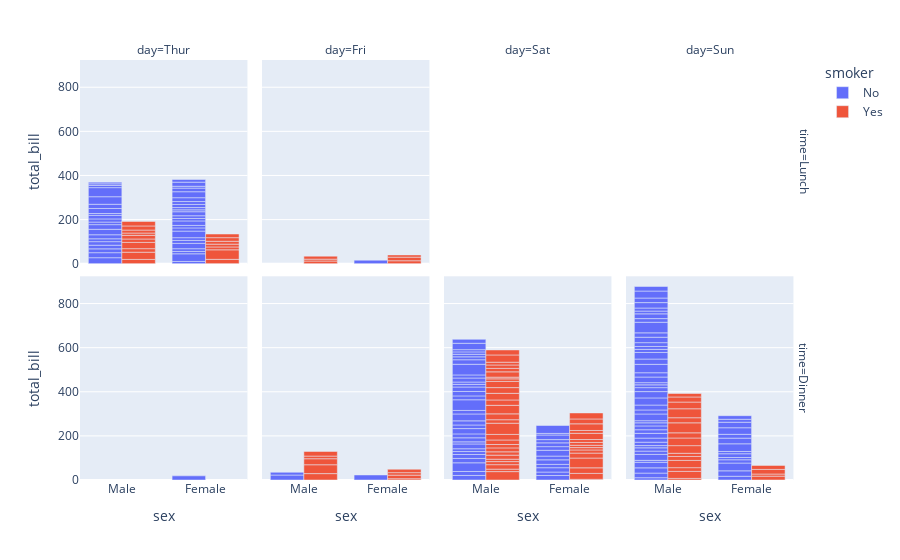

The code cell stored with this chart in its notebook:
### Code cell
import plotly.express as px
df = px.data.tips()
fig = px.bar(df, x="sex", y="total_bill", color="smoker", barmode="group", facet_row="time", facet_col="day",
       category_orders={"day": ["Thur", "Fri", "Sat", "Sun"], "time": ["Lunch", "Dinner"]})
fig.show()

### Figure 1 — Plotly figure (JSON) as saved in the notebook; plotly's stock layout.template omitted (floating-point values rounded to 4 significant figures)
{"data": [{"alignmentgroup": "True", "hovertemplate": "smoker=No<br>time=Lunch<br>day=Thur<br>sex=%{x}<br>total_bill=%{y}<extra></extra>", "legendgroup": "No", "marker": {"color": "#636efa", "pattern": {"shape": ""}}, "name": "No", "offsetgroup": "No", "orientation": "v", "showlegend": true, "textposition": "auto", "type": "bar", "x": ["Male", "Male", "Male", "Male", "Female", "Male", "Female", "Male", "Male", "Male", "Male", "Female", "Female", "Female", "Male", "Female", "Male", "Male", "Female", "Female", "Male", "Female", "Female", "Male", "Male", "Female", "Female", "Female", "Female", "Female", "Female", "Female", "Female", "Female", "Male", "Male", "Female", "Female", "Female", "Female", "Female", "Male", "Male", "Male"], "xaxis": "x5", "y": [27.2, 22.76, 17.29, 16.66, 10.07, 15.98, 34.83, 13.03, 18.28, 24.71, 21.16, 10.65, 12.43, 24.08, 11.69, 13.42, 14.26, 15.95, 12.48, 29.8, 8.52, 14.52, 11.38, 22.82, 19.08, 20.27, 11.17, 12.26, 18.26, 8.51, 10.33, 14.15, 13.16, 17.47, 34.3, 41.19, 27.05, 16.43, 8.35, 18.64, 11.87, 9.78, 7.51, 7.56], "yaxis": "y5"}, {"alignmentgroup": "True", "hovertemplate": "smoker=No<br>time=Lunch<br>day=Fri<br>sex=%{x}<br>total_bill=%{y}<extra></extra>", "legendgroup": "No", "marker": {"color": "#636efa", "pattern": {"shape": ""}}, "name": "No", "offsetgroup": "No", "orientation": "v", "showlegend": false, "textposition": "auto", "type": "bar", "x": ["Female"], "xaxis": "x6", "y": [15.98], "yaxis": "y6"}, {"alignmentgroup": "True", "hovertemplate": "smoker=No<br>time=Dinner<br>day=Thur<br>sex=%{x}<br>total_bill=%{y}<extra></extra>", "legendgroup": "No", "marker": {"color": "#636efa", "pattern": {"shape": ""}}, "name": "No", "offsetgroup": "No", "orientation": "v", "showlegend": false, "textposition": "auto", "type": "bar", "x": ["Female"], "xaxis": "x", "y": [18.78], "yaxis": "y"}, {"alignmentgroup": "True", "hovertemplate": "smoker=No<br>time=Dinner<br>day=Fri<br>sex=%{x}<br>total_bill=%{y}<extra></extra>", "legendgroup": "No", "marker": {"color": "#636efa", "pattern": {"shape": ""}}, "name": "No", "offsetgroup": "No", "orientation": "v", "showlegend": false, "textposition": "auto", "type": "bar", "x": ["Male", "Female", "Male"], "xaxis": "x2", "y": [22.49, 22.75, 12.46], "yaxis": "y2"}, {"alignmentgroup": "True", "hovertemplate": "smoker=No<br>time=Dinner<br>day=Sat<br>sex=%{x}<br>total_bill=%{y}<extra></extra>", "legendgroup": "No", "marker": {"color": "#636efa", "pattern": {"shape": ""}}, "name": "No", "offsetgroup": "No", "orientation": "v", "showlegend": false, "textposition": "auto", "type": "bar", "x": ["Male", "Male", "Female", "Female", "Male", "Male", "Male", "Male", "Male", "Male", "Female", "Male", "Male", "Female", "Female", "Male", "Male", "Male", "Female", "Male", "Male", "Male", "Female", "Male", "Male", "Male", "Female", "Male", "Male", "Female", "Female", "Male", "Female", "Male", "Male", "Female", "Male", "Male", "Male", "Male", "Male", "Male", "Female", "Male", "Male"], "xaxis": "x3", "y": [20.65, 17.92, 20.29, 15.77, 39.42, 19.82, 17.81, 13.37, 12.69, 21.7, 19.65, 9.55, 18.35, 15.06, 20.69, 17.78, 24.06, 16.31, 16.93, 18.69, 31.27, 16.04, 26.41, 48.27, 17.59, 20.08, 16.45, 20.23, 12.02, 17.07, 14.73, 10.51, 20.92, 18.24, 14, 7.25, 48.33, 20.45, 13.28, 11.61, 10.77, 10.07, 35.83, 29.03, 17.82], "yaxis": "y3"}, {"alignmentgroup": "True", "hovertemplate": "smoker=No<br>time=Dinner<br>day=Sun<br>sex=%{x}<br>total_bill=%{y}<extra></extra>", "legendgroup": "No", "marker": {"color": "#636efa", "pattern": {"shape": ""}}, "name": "No", "offsetgroup": "No", "orientation": "v", "showlegend": false, "textposition": "auto", "type": "bar", "x": ["Female", "Male", "Male", "Male", "Female", "Male", "Male", "Male", "Male", "Male", "Male", "Female", "Male", "Male", "Female", "Male", "Female", "Male", "Female", "Male", "Male", "Male", "Male", "Male", "Male", "Male", "Male", "Male", "Male", "Female", "Female", "Male", "Male", "Male", "Male", "Male", "Female", "Female", "Male", "Male", "Male", "Male", "Male", "Male", "Female", "Male", "Female", "Female", "Male", "Male", "Male", "Female", "Male", "Male", "Male", "Male", "Male"], "xaxis": "x4", "y": [16.99, 10.34, 21.01, 23.68, 24.59, 25.29, 8.77, 26.88, 15.04, 14.78, 10.27, 35.26, 15.42, 18.43, 14.83, 21.58, 10.33, 16.29, 16.97, 17.46, 13.94, 9.68, 30.4, 18.29, 22.23, 32.4, 28.55, 18.04, 12.54, 10.29, 34.81, 9.94, 25.56, 19.49, 38.07, 23.95, 25.71, 17.31, 29.93, 14.07, 13.13, 17.26, 24.55, 19.77, 29.85, 48.17, 25, 13.39, 16.49, 21.5, 12.66, 16.21, 13.81, 24.52, 20.76, 31.71, 20.69], "yaxis": "y4"}, {"alignmentgroup": "True", "hovertemplate": "smoker=Yes<br>time=Lunch<br>day=Thur<br>sex=%{x}<br>total_bill=%{y}<extra></extra>", "legendgroup": "Yes", "marker": {"color": "#EF553B", "pattern": {"shape": ""}}, "name": "Yes", "offsetgroup": "Yes", "orientation": "v", "showlegend": true, "textposition": "auto", "type": "bar", "x": ["Male", "Male", "Male", "Female", "Male", "Male", "Male", "Male", "Female", "Female", "Male", "Male", "Female", "Female", "Female", "Male", "Female"], "xaxis": "x5", "y": [19.44, 32.68, 16, 19.81, 28.44, 15.48, 16.58, 10.34, 43.11, 13, 13.51, 18.71, 12.74, 13, 16.4, 20.53, 16.47], "yaxis": "y5"}, {"alignmentgroup": "True", "hovertemplate": "smoker=Yes<br>time=Lunch<br>day=Fri<br>sex=%{x}<br>total_bill=%{y}<extra></extra>", "legendgroup": "Yes", "marker": {"color": "#EF553B", "pattern": {"shape": ""}}, "name": "Yes", "offsetgroup": "Yes", "orientation": "v", "showlegend": false, "textposition": "auto", "type": "bar", "x": ["Male", "Female", "Male", "Male", "Female", "Female"], "xaxis": "x6", "y": [12.16, 13.42, 8.58, 13.42, 16.27, 10.09], "yaxis": "y6"}, {"alignmentgroup": "True", "hovertemplate": "smoker=Yes<br>time=Dinner<br>day=Fri<br>sex=%{x}<br>total_bill=%{y}<extra></extra>", "legendgroup": "Yes", "marker": {"color": "#EF553B", "pattern": {"shape": ""}}, "name": "Yes", "offsetgroup": "Yes", "orientation": "v", "showlegend": false, "textposition": "auto", "type": "bar", "x": ["Male", "Female", "Female", "Male", "Male", "Male", "Male", "Female", "Female"], "xaxis": "x2", "y": [28.97, 5.75, 16.32, 40.17, 27.28, 12.03, 21.01, 11.35, 15.38], "yaxis": "y2"}, {"alignmentgroup": "True", "hovertemplate": "smoker=Yes<br>time=Dinner<br>day=Sat<br>sex=%{x}<br>total_bill=%{y}<extra></extra>", "legendgroup": "Yes", "marker": {"color": "#EF553B", "pattern": {"shape": ""}}, "name": "Yes", "offsetgroup": "Yes", "orientation": "v", "showlegend": false, "textposition": "auto", "type": "bar", "x": ["Male", "Male", "Male", "Male", "Male", "Male", "Female", "Male", "Female", "Female", "Male", "Female", "Female", "Male", "Male", "Male", "Female", "Female", "Female", "Male", "Male", "Male", "Male", "Male", "Female", "Male", "Male", "Female", "Female", "Female", "Male", "Male", "Male", "Female", "Female", "Male", "Male", "Male", "Male", "Male", "Female", "Male"], "xaxis": "x3", "y": [38.01, 11.24, 20.29, 13.81, 11.02, 18.29, 3.07, 15.01, 26.86, 25.28, 17.92, 44.3, 22.42, 15.36, 20.49, 25.21, 14.31, 10.59, 10.63, 50.81, 15.81, 26.59, 38.73, 24.27, 12.76, 30.06, 25.89, 13.27, 28.17, 12.9, 28.15, 11.59, 7.74, 30.14, 22.12, 24.01, 15.69, 15.53, 12.6, 32.83, 27.18, 22.67], "yaxis": "y3"}, {"alignmentgroup": "True", "hovertemplate": "smoker=Yes<br>time=Dinner<br>day=Sun<br>sex=%{x}<br>total_bill=%{y}<extra></extra>", "legendgroup": "Yes", "marker": {"color": "#EF553B", "pattern": {"shape": ""}}, "name": "Yes", "offsetgroup": "Yes", "orientation": "v", "showlegend": false, "textposition": "auto", "type": "bar", "x": ["Female", "Male", "Male", "Male", "Male", "Male", "Male", "Female", "Male", "Male", "Male", "Male", "Male", "Male", "Female", "Male", "Female", "Male", "Male"], "xaxis": "x4", "y": [17.51, 7.25, 31.85, 16.82, 32.9, 17.89, 14.48, 9.6, 34.63, 34.65, 23.33, 45.35, 23.17, 40.55, 20.9, 30.46, 18.15, 23.1, 15.69], "yaxis": "y4"}], "layout": {"annotations": [{"font": {}, "showarrow": false, "text": "day=Thur", "x": 0.115, "xanchor": "center", "xref": "paper", "y": 1, "yanchor": "bottom", "yref": "paper"}, {"font": {}, "showarrow": false, "text": "day=Fri", "x": 0.365, "xanchor": "center", "xref": "paper", "y": 1, "yanchor": "bottom", "yref": "paper"}, {"font": {}, "showarrow": false, "text": "day=Sat", "x": 0.615, "xanchor": "center", "xref": "paper", "y": 1, "yanchor": "bottom", "yref": "paper"}, {"font": {}, "showarrow": false, "text": "day=Sun", "x": 0.865, "xanchor": "center", "xref": "paper", "y": 1, "yanchor": "bottom", "yref": "paper"}, {"font": {}, "showarrow": false, "text": "time=Dinner", "textangle": 90, "x": 0.98, "xanchor": "left", "xref": "paper", "y": 0.2425, "yanchor": "middle", "yref": "paper"}, {"font": {}, "showarrow": false, "text": "time=Lunch", "textangle": 90, "x": 0.98, "xanchor": "left", "xref": "paper", "y": 0.7575, "yanchor": "middle", "yref": "paper"}], "barmode": "group", "legend": {"title": {"text": "smoker"}, "tracegroupgap": 0}, "margin": {"t": 60}, "xaxis": {"anchor": "y", "domain": [0, 0.23], "title": {"text": "sex"}}, "xaxis2": {"anchor": "y2", "domain": [0.25, 0.48], "matches": "x", "title": {"text": "sex"}}, "xaxis3": {"anchor": "y3", "domain": [0.5, 0.73], "matches": "x", "title": {"text": "sex"}}, "xaxis4": {"anchor": "y4", "domain": [0.75, 0.98], "matches": "x", "title": {"text": "sex"}}, "xaxis5": {"anchor": "y5", "domain": [0, 0.23], "matches": "x", "showticklabels": false}, "xaxis6": {"anchor": "y6", "domain": [0.25, 0.48], "matches": "x", "showticklabels": false}, "xaxis7": {"anchor": "y7", "domain": [0.5, 0.73], "matches": "x", "showticklabels": false}, "xaxis8": {"anchor": "y8", "domain": [0.75, 0.98], "matches": "x", "showticklabels": false}, "yaxis": {"anchor": "x", "domain": [0, 0.485], "title": {"text": "total_bill"}}, "yaxis2": {"anchor": "x2", "domain": [0, 0.485], "matches": "y", "showticklabels": false}, "yaxis3": {"anchor": "x3", "domain": [0, 0.485], "matches": "y", "showticklabels": false}, "yaxis4": {"anchor": "x4", "domain": [0, 0.485], "matches": "y", "showticklabels": false}, "yaxis5": {"anchor": "x5", "domain": [0.515, 1], "matches": "y", "title": {"text": "total_bill"}}, "yaxis6": {"anchor": "x6", "domain": [0.515, 1], "matches": "y", "showticklabels": false}, "yaxis7": {"anchor": "x7", "domain": [0.515, 1], "matches": "y", "showticklabels": false}, "yaxis8": {"anchor": "x8", "domain": [0.515, 1], "matches": "y", "showticklabels": false}}}
